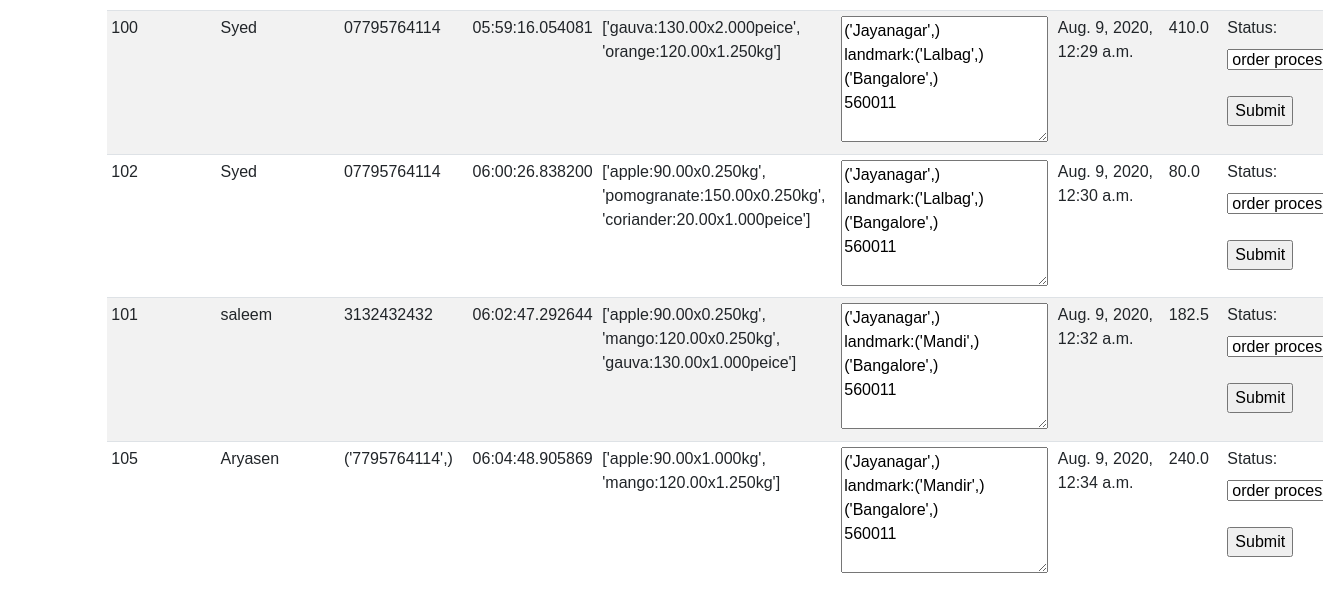
Before: /managerdash (signed in, lower part) with the older database file.
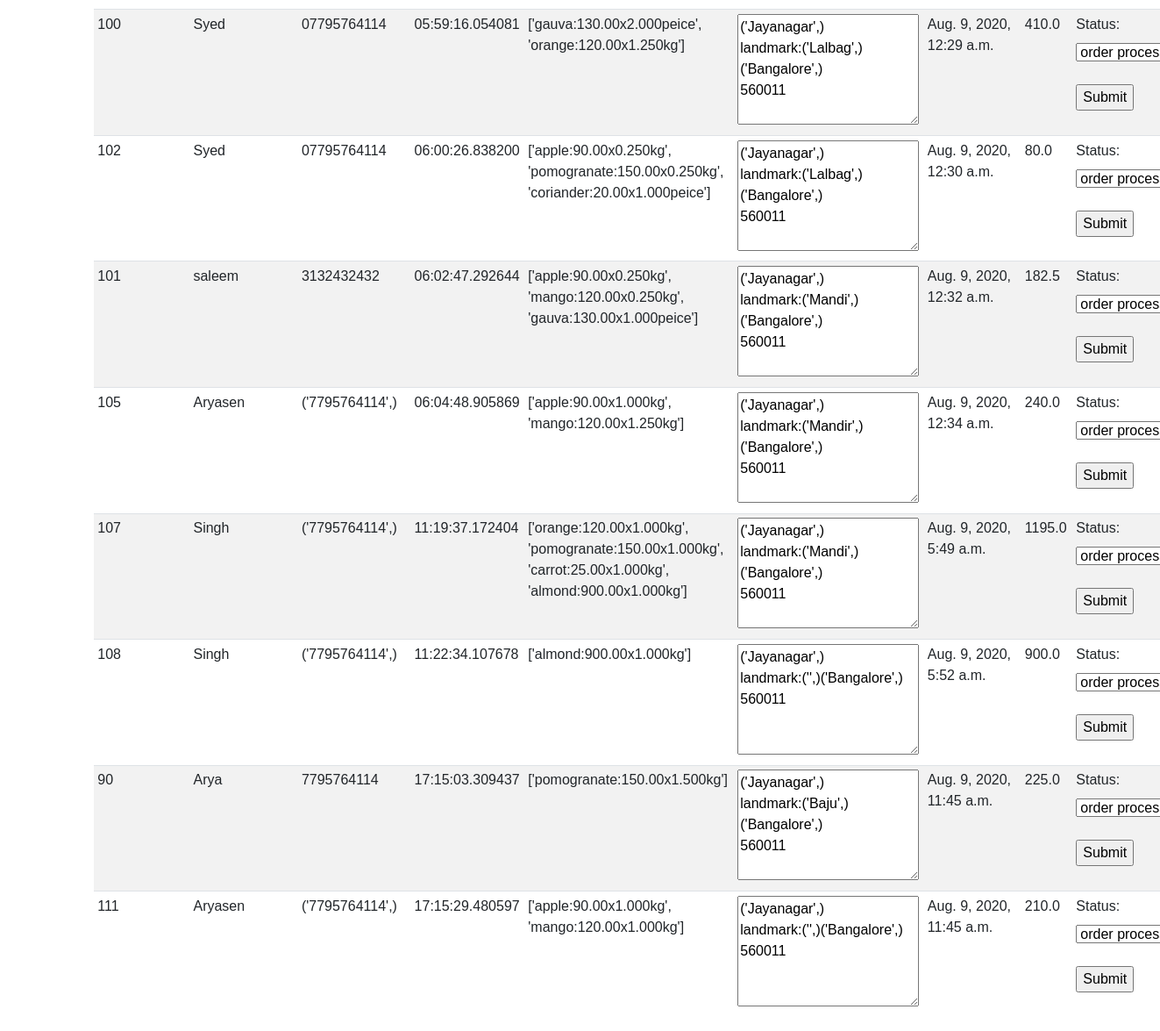
After: the same page with the newer database file.
### atoz_store/models.py (models this page shows)
class manager(models.Model):
    Orderm=models.CharField(max_length=1000,null=True)
    namem=models.CharField(max_length=400,null=True)
    phonem=models.CharField(max_length=400,null=True)
    trans_id = models.CharField(max_length=400,null=True)
    productm = models.CharField(max_length=400,null=True)
    quantitym=models.CharField(max_length=400,null=True)
    adressm=models.CharField(max_length=400,null=True)
    date = models.DateTimeField(auto_now_add=True)
    totalm = models.CharField(max_length=400,null=True)

### manager/views.py (the view)
# urls.py: path("managerdash",views.managerdash,name="managerdash"),
def managerdash(request):
    user = request.user
    if user is not None and user.is_superuser:
        managerda = list(manager.objects.all())
        print(managerda)
        orders = list(Order.objects.all())
        customers = list(Customer.objects.all())
        if request.method =="POST":
            print("zain suvar")
            status = request.POST["status"]
            orders.Status=status
        context = {'customers':customers,'orders':orders,'managerda':managerda}
        return render(request,'atoz_store/manager.html',context)
    else:
        return render(request,'atoz_store/managelogin.html')

### atoz_store/Templates/atoz_store/manager.html (shortened to what this page needs)
{% extends 'atoz_store/main.html' %}
{% load static %}
{% block content %}
<table  class="table table-striped table-sm">
    <tbody>
      {% for mdr in managerda %}
      <tr>
        <td>{{mdr.Orderm}}</td>
        <td>{{mdr.namem}}</td>
        <td>{{mdr.phonem}}</td>
        <td>{{mdr.trans_id}}</td>
        <td>{{mdr.productm}}</td>
        <td><textarea name="" id="" cols="20" rows="5">{{mdr.adressm}}</textarea></td>
        <td>{{mdr.date}}</td>
        <td>{{mdr.totalm}}</td>
        <td><form  method="POST" action="managerdash">
          <label for="status">Status:</label>
          <select name="status" id="status">
            <option value="orderprocessing">order processing</option>
          </select>
          <br><br>
          <input type="submit" value="Submit">
        </form></td>
      </tr>
      {% endfor %}
    </tbody>
  </table>
{% endblock content%}

Changed rows visible on the page:
added manager: Orderm "107", namem "Singh", phonem "('7795764114',)", trans_id "11:19:37.172404", productm "['orange:120.00x1.000kg', 'pomogranate:150.00x1.000kg', 'carrot:25.00x1.000kg', 'almond:900.00x1.000kg']", adressm "('Jayanagar',) landmark:('Mandi',)('Bangalore',) 560011", date "Aug. 9, 2020, 5:49 a.m.", totalm "1195.0"
added manager: Orderm "108", namem "Singh", phonem "('7795764114',)", trans_id "11:22:34.107678", productm "['almond:900.00x1.000kg']", adressm "('Jayanagar',) landmark:('',)('Bangalore',) 560011", date "Aug. 9, 2020, 5:52 a.m.", totalm "900.0"
added manager: Orderm "90", namem "Arya", phonem "7795764114", trans_id "17:15:03.309437", productm "['pomogranate:150.00x1.500kg']", adressm "('Jayanagar',) landmark:('Baju',)('Bangalore',) 560011", date "Aug. 9, 2020, 11:45 a.m.", totalm "225.0"
added manager: Orderm "111", namem "Aryasen", phonem "('7795764114',)", trans_id "17:15:29.480597", productm "['apple:90.00x1.000kg', 'mango:120.00x1.000kg']", adressm "('Jayanagar',) landmark:('',)('Bangalore',) 560011", date "Aug. 9, 2020, 11:45 a.m.", totalm "210.0"
